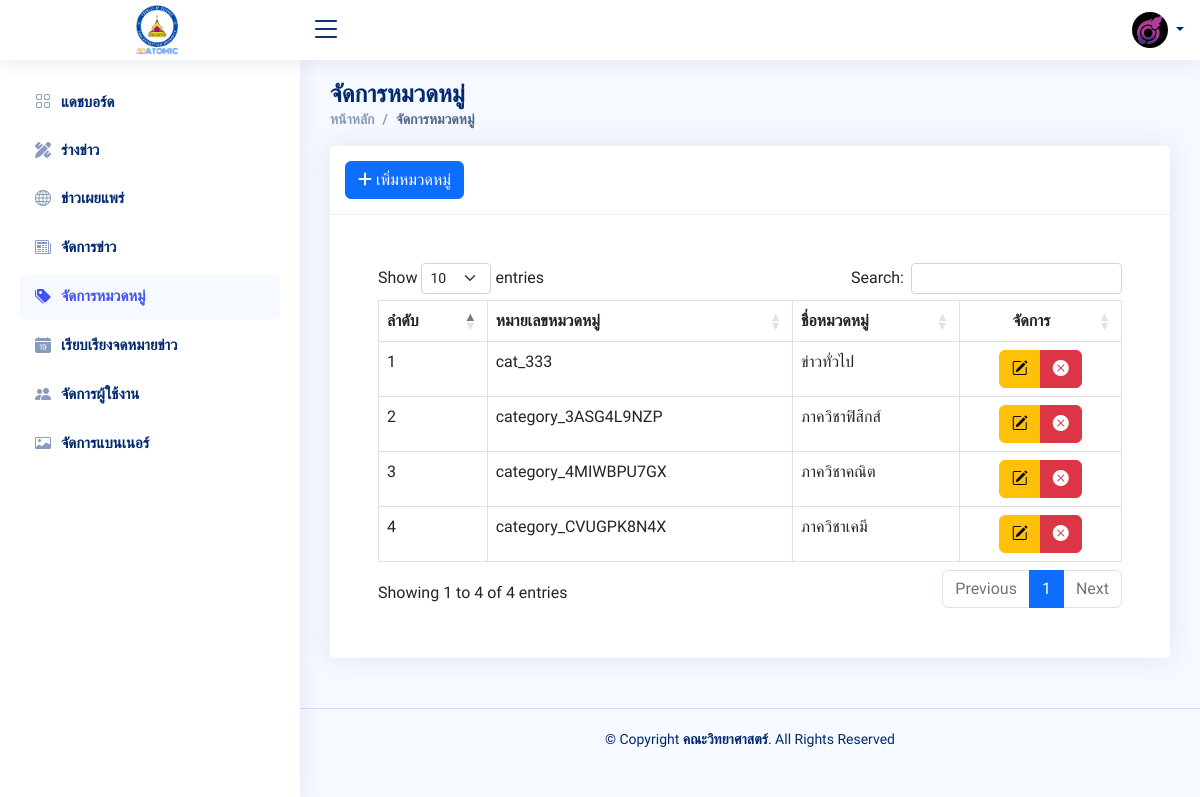
Page /?page=category-list (signed in) on the committed database.
### tables this page shows
CREATE TABLE `users` (
  `user_id` bigint(20) NOT NULL,
  `user_unique` varchar(255) NOT NULL,
  `user_email` varchar(255) NOT NULL,
  `user_password` varchar(255) NOT NULL,
  `user_fname` varchar(255) NOT NULL,
  `user_lname` varchar(255) NOT NULL,
  `user_image` varchar(255) DEFAULT NULL,
  `user_role` varchar(255) NOT NULL DEFAULT 'สมาชิก',
  `user_approve` varchar(100) DEFAULT NULL,
  `user_created` datetime NOT NULL,
  `user_edit` datetime DEFAULT NULL
);

CREATE TABLE `category` (
  `category_id` bigint(20) NOT NULL,
  `category_unique` varchar(255) NOT NULL,
  `category_name` varchar(255) NOT NULL
);

### private/app/controller/function.php (called while the page is built, shortened)
<?php
class Database
{
    private function connect()
    {
        try {
            $pdo = new PDO("mysql:host=localhost;dbname=project_sci", "root", "");
            $pdo->setAttribute(PDO::ATTR_ERRMODE, PDO::ERRMODE_EXCEPTION);
            return $pdo;
        } catch (PDOException $e) {
            die("ไม่สามารถเชื่อมต่อกับฐานข้อมูลได้: " . $e->getMessage());
        }
    }
    public function db_read($query, $params = array())
    {
        $pdo = $this->connect();
        try {
            $stmt = $pdo->prepare($query);
            $stmt->execute($params);
            $data = $stmt->fetchAll(PDO::FETCH_ASSOC);
            return $data;
        } catch (PDOException $e) {
            return false;
        }
    }
}
class News extends Database
{
    public function news_category()
    {
        $query = "select *
        from category as cat
        order by cat.category_id";
        return $this->db_read($query);
    }
}
class User extends Database
{
    public function getUserByUniqueID($unique_id)
    {
        $query = "SELECT * FROM users WHERE user_unique='$unique_id' LIMIT 1";
        $result = $this->db_read($query);
        $user = $result[0];
        return $user;
    }
}
function cleanData($data)
{
    return htmlspecialchars($data);
}

### private/app/views/dashboard/page/category/categoryTable.php (the view, shortened to what this page needs)
<div class="card">
    <div class="card-header">
        <div class="card-tools">
            <button class="btn btn-primary" data-bs-toggle="modal" data-bs-target="#addCategory"><i class="fa-solid fa-plus"></i> เพิ่มหมวดหมู่</button>
        </div>
    </div>
    <div class="card-body p-3 p-lg-5">
        <?php
        $news = new News;
        $category_result = $news->news_category();
        ?>
        <div class="table-resposive">
            <table id="postTable" class="table table-bordered table-hover datatable">
                <thead>
                    <tr>
                        <th>ลำดับ</th>
                        <th>หมายเลขหมวดหมู่</th>
                        <th>ชื่อหมวดหมู่</th>
                        <th class="text-center">จัดการ</th>
                    </tr>
                </thead>
                <tbody>
                    <?php if ($category_result) {
                        $i = 0 ?>
                        <?php foreach ($category_result as $row) { ?>
                            <tr>
                                <td><?php echo $i = $i + 1; ?></td>
                                <td><?= cleanData($row['category_unique']); ?></td>
                                <td class="text-truncate"><?= cleanData($row['category_name']) ?></td>
                                <td class="text-center">
                                    <div class="btn-group" role="group">
                                        <button class="btn btn-warning edit-btn" data-id="<?= cleanData($row['category_unique']); ?>"><i class="bi bi-pencil-square"></i></button>
                                        <button type="button" class="btn btn-danger deleteCategory" id="<?= $row['category_unique'] ?>" data-category-title="<?= $row['category_unique'] ?>"><i class="bi bi-x-circle-fill"></i></button>
                                    </div>
                                </td>
                            </tr>
                        <?php } ?>
                    <?php } ?>
                </tbody>
            </table>
        </div>
    </div>
</div>

### private/app/views/dashboard/assets/layout/header.php (shortened to what this page needs)
<header id="header" class="header fixed-top d-flex align-items-center">
    <div class="d-flex align-items-center justify-content-between">
        <a href="dashboard" class="logo align-items-center text-center">
            <img src="public/img/logo/sci_atomic.png" alt="Sci_atomic logo" loading="lazy">
        </a>
        <i class="bi bi-list toggle-sidebar-btn"></i>
    </div>
    <nav class="header-nav ms-auto">
        <ul class="d-flex align-items-center">
            <li class="nav-item dropdown pe-3">
                <a class="nav-link nav-profile d-flex align-items-center pe-0" href="#" data-bs-toggle="dropdown">
                    <?php if ($user['user_image'] == "") { ?>
                        <div class="avatar rounded-circle" data-label="<?= cleanData($user['user_fname']); ?>"></div>
                    <?php } else { ?>
                        <img src="public/img/user_img/<?= cleanData($user['user_image']); ?>" alt="Profile" class="rounded-circle" loading="lazy">
                    <?php } ?>
                    <span class="d-none d-md-block dropdown-toggle ps-2"></span>
                </a>
            </li>
        </ul>
    </nav>
</header>

### private/app/views/dashboard/assets/css/style.css (style rules this page uses)
:root { scroll-behavior: smooth; }
body { font-family: 'Sarabun', sans-serif; background: #f6f9ff; color: #444444; }
a { color: #4154f1; text-decoration: none; }
.card { margin-bottom: 30px; border: none; border-radius: 5px; box-shadow: 0px 0 30px rgba(1, 41, 112, 0.1); }
.card-header, .card-footer { border-color: #ebeef4; background-color: #fff; color: #798eb3; padding: 15px; }
.card-body { padding: 0 20px 20px 20px; }
.logo { line-height: 1; }
@media (min-width: 1200px) { .logo { width: 280px; } }
.logo img { max-height: 50px; margin-right: 6px; }
.header { transition: all 0.5s; z-index: 997; height: 60px; box-shadow: 0px 2px 20px rgba(1, 41, 112, 0.1); background-color: #fff; padding-left: 20px; }
.header .toggle-sidebar-btn { font-size: 32px; padding-left: 10px; cursor: pointer; color: #012970; }
.header-nav ul { list-style: none; }
.header-nav>ul { margin: 0; padding: 0; }
.header-nav .nav-profile { color: #012970; }
.header-nav .nav-profile img { max-height: 36px; }
.header-nav .nav-profile span { font-size: 14px; font-weight: 600; }

### rows in the picture
users: user_image (picture)
category: category_unique "cat_333", category_name "ข่าวทั่วไป"
category: i "2", category_unique "category_3ASG4L9NZP", category_name "ภาควิชาฟิสิกส์"
category: i "3", category_unique "category_4MIWBPU7GX", category_name "ภาควิชาคณิต"
category: i "4", category_unique "category_CVUGPK8N4X", category_name "ภาควิชาเคมี"
